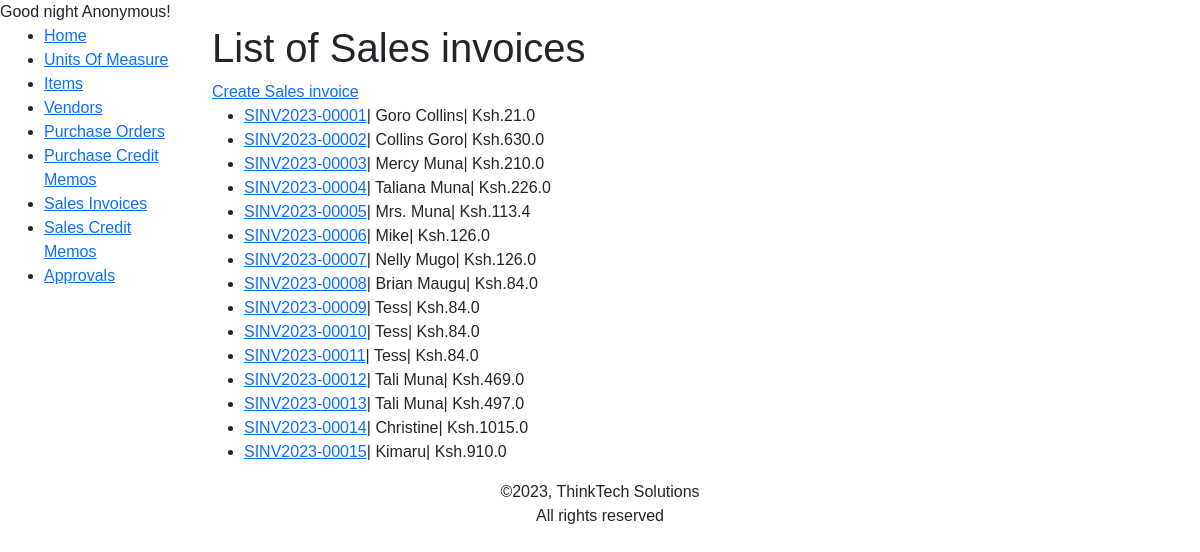
The app's page /inventory/invoices/, older data.
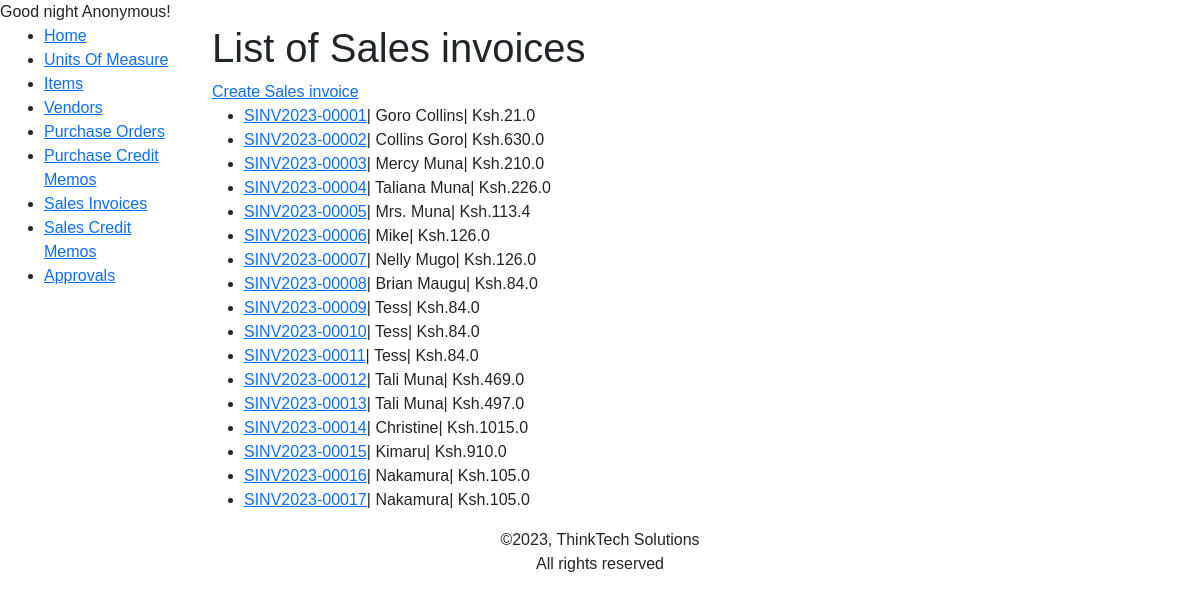
The same page, newer data.
### inventory/models.py (models this page shows, shortened)
class SalesHeader(models.Model):
    number = SalesInvoice(primary_key=True,editable=False)
    customer = models.CharField(max_length=200)
    date = models.DateField(auto_now=True)
    amount = models.FloatField(editable=False, default=0)
    finalize = models.BooleanField(default=True)
    created_by = models.ForeignKey('auth.User', blank=True, null=True, default=None, on_delete=models.PROTECT, related_name='sales', related_query_name='sales',editable=False)
    class Meta:
        verbose_name_plural = 'Sales Invoices'
        ordering = ["number"]

### inventory/views.py (the view)
# urls.py: path('invoices/', views.SalesInvoiceListView.as_view(), name='invoices'),
class SalesInvoiceListView(generic.ListView, LoginRequiredMixin):
    model = SalesHeader
    paginate_by = 25

### inventory/templatetags/custom_filters.py (called while the page is built)
@register.filter
def greeting(value):
    current_time = datetime.now().time()
    current_hour = current_time.hour
    if 5 <= current_hour < 12:
        time_category = "morning"
    elif 12 <= current_hour < 17:
        time_category = "afternoon"
    elif 17 <= current_hour < 20:
        time_category = "evening"
    else:
        time_category = "night"
    return f"Good {time_category}"

### inventory/templates/inventory/salesheader_list.html (shortened to what this page needs)
{% extends "inventory/base.html" %}
{% block content %}
    <h1>List of Sales invoices</h1>
    <a href="{% url 'inventory:invoice-create' %}">Create Sales invoice</a>
    <ul>
        {% for invoice in salesheader_list %}
        <li><a href="{% url 'inventory:invoice-detail' invoice.number %}">{{invoice.number}}</a>&#124; {{invoice.customer}}&#124; Ksh.{{invoice.amount}}</li>
        {% endfor %}
    </ul>
{% endblock %}

Row changes from the older to the newer data that the page shows:
added SalesHeader: number "SINV2023-00016", customer "Nakamura", amount "105.0"
added SalesHeader: number "SINV2023-00017", customer "Nakamura", amount "105.0"
